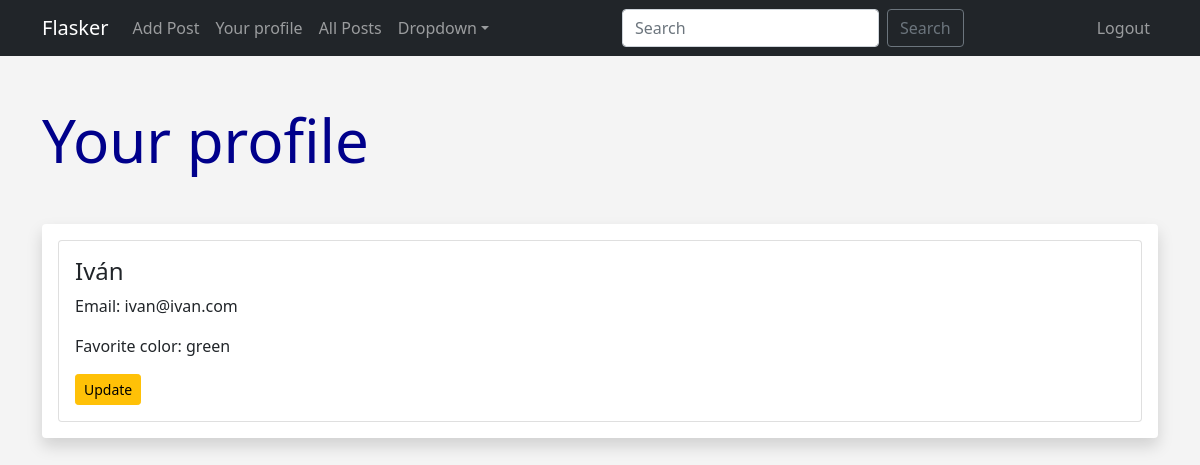
The page /user/show/1 (signed in) on the database its author committed.
### app.py (models this page shows, shortened)
class Users(db.Model, UserMixin):
    id = db.Column(db.Integer, primary_key=True)
    name = db.Column(db.String(50), nullable=False)
    email = db.Column(db.String(50), nullable=False, unique=True)
    favorite_color = db.Column(db.String(50))
    date_added = db.Column(db.DateTime, default=datetime.utcnow)
    password_hash = db.Column(db.String(128))
    posts = db.relationship('Posts', backref='post_author', lazy=True)
    @property
    def password(self):
        raise AttributeError('Password is not a readable attribute')

### app.py (the view)
@app.route('/user/show/<int:id>')
@login_required
def show_user(id):
    user = Users.query.get_or_404(id)
    return render_template('show_user.html', user=user)

### app.py (called while the page is built)
@login_manager.user_loader
def load_user(user_id):
    return Users.query.get(int(user_id))

### templates/show_user.html (shortened to what this page needs)
{% extends 'base.html' %}
{% block content %}
<h1 class="my-5">Your profile</h1>
<div class="shadow p-3 mb-5 bg-body rounded">
    <div class="card">
        <div class="card-body">
            <h4 class="card-title">{{ user.name }}</h4>
            <p class="card-text">Email: {{ user.email }}</p>
            <p class="card-text">Favorite color: {{ user.favorite_color }}</p>
            <a href="{{ url_for('update_user', id=user.id) }}" class="btn btn-warning btn-sm">Update</a>
        </div>
    </div>
</div>
{% endblock content %}

### static/css/style.css (style rules this page uses)
h1 { color: darkblue; font-size: 60px; }
body { background-color: #f4f4f4; }

### rows shown on the page
Users: name "Iván", email "ivan@ivan.com", favorite_color "green"
